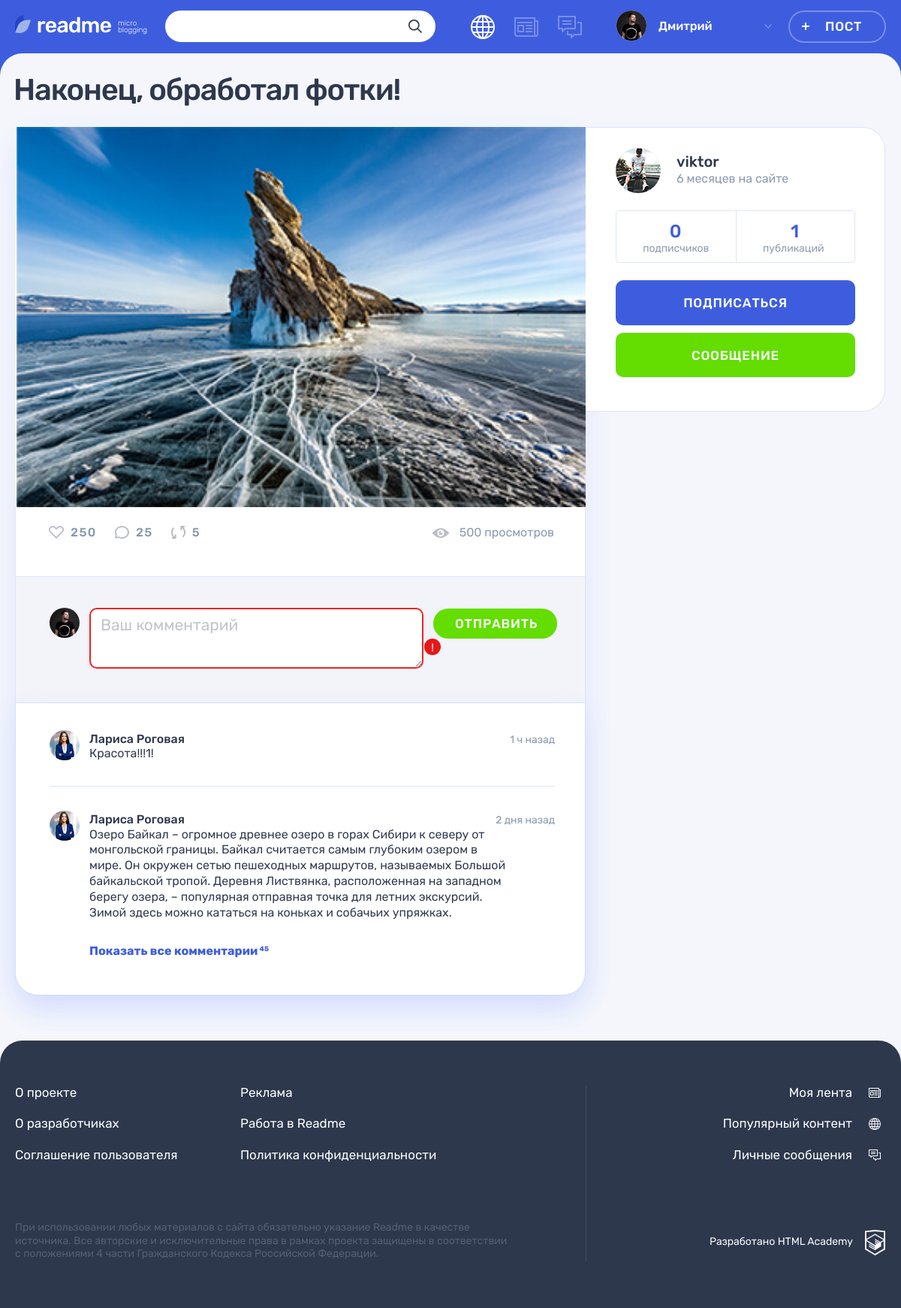
Screenshot of /post.php?id=3 with the database file from the repository.
### tables this page shows
CREATE TABLE posts (
  id  INT UNSIGNED AUTO_INCREMENT PRIMARY KEY NOT NULL,
  date_add  DATETIME NOT NULL,
  title VARCHAR(128) NOT NULL,
  content TEXT NOT NULL,
  quote_author  VARCHAR(128),
  image VARCHAR(128),
  video VARCHAR(128),
  link  VARCHAR(128),
  views INT UNSIGNED NOT NULL DEFAULT 0,
  post_author_id INT UNSIGNED NOT NULL,
  content_type_id INT UNSIGNED NOT NULL,
  likes_count INT UNSIGNED NOT NULL DEFAULT 0,
  FOREIGN KEY (post_author_id) REFERENCES users(id),
  FOREIGN KEY (content_type_id) REFERENCES content_types(id)
);

CREATE TABLE users (
  id  INT UNSIGNED AUTO_INCREMENT PRIMARY KEY NOT NULL,
  date_add  DATETIME NOT NULL,
  email VARCHAR(128) NOT NULL,
  login VARCHAR(128) NOT NULL,
  password  CHAR(64) NOT NULL,
  avatar  VARCHAR(128),
  UNIQUE INDEX email(email),
  UNIQUE INDEX login(login)
);

### helpers.php (called while the page is built, shortened)
<?php
function get_noun_plural_form(int $number, string $one, string $two, string $many): string
{
    $number = (int)$number;
    $mod10 = $number % 10;
    $mod100 = $number % 100;
    switch (true) {
        case ($mod10 > 5):
            return $many;
    }
}
function include_template($name, array $data = [])
{
    $name = 'templates/' . $name;
    extract($data);
    require $name;
    $result = ob_get_clean();
    return $result;
}

### includes/functions.inc.php (called while the page is built, shortened)
<?php
function select_query($con, $sql, $type = 'all') {
  mysqli_set_charset($con, "utf8");
  $result = mysqli_query($con, $sql) or trigger_error("Ошибка в запросе к базе данных: ".mysqli_error($con), E_USER_ERROR);
  if ($type == 'assoc') {
    return mysqli_fetch_assoc($result);
  }
  if ($type == 'row') {
    return mysqli_fetch_row($result)[0];
  }
  return mysqli_fetch_all($result, MYSQLI_ASSOC);
}
function get_post_interval($post_time, $caption) {
  $current_time = date_create();
  $interval = date_diff(date_create($post_time), $current_time);
  $years = floor($interval->y);
  $months = floor($interval->m);
  $days = floor($interval->d);
  $weeks = floor($days / 7);
  $hours = floor($interval->h);
  $minutes = floor($interval->i);
  if ($years) {
    $time = $years . ' ' . get_noun_plural_form($years, 'год', 'года', 'лет') . ' ' . $caption;
  } else if ($months) {
    $time = $months . ' ' . get_noun_plural_form($months, 'месяц', 'месяца', 'месяцев') . ' ' . $caption;
  } else if ($days > 7) {
    $time = $weeks . ' ' . get_noun_plural_form($weeks, 'неделя', 'недели', 'недель') . ' ' . $caption;
  } else if ($days) {
    $time = $days . ' ' . get_noun_plural_form($days, 'день', 'дня', 'дней') . ' ' . $caption;
  } else if ($hours) {
    $time = $hours . ' ' . get_noun_plural_form($hours, 'час', 'часа', 'часов') . ' ' . $caption;
  } else if ($minutes) {
    $time = $minutes . ' ' . get_noun_plural_form($minutes, 'минута', 'минуты', 'минут') . ' ' . $caption;
  } else {
    $time = 'Только что';
  }
  return $time;
}

### templates/post.php (the view, shortened to what this page needs)
<div class="container">
  <h1 class="page__title page__title--publication"><?= $post['title'] ?></h1>
  <section class="post-details">
    <div class="post-details__wrapper post-photo">
      <div class="post-details__main-block post post--details">
        <?= $post_content ?>
        <div class="post__indicators">
          <div class="post__buttons">
            <a class="post__indicator post__indicator--likes button" href="#" title="Лайк">
              <svg class="post__indicator-icon" width="20" height="17">
                <use xlink:href="#icon-heart"></use>
              </svg>
              <span>250</span>
            </a>
            <a class="post__indicator post__indicator--comments button" href="#" title="Комментарии">
              <svg class="post__indicator-icon" width="19" height="17">
                <use xlink:href="#icon-comment"></use>
              </svg>
              <span>25</span>
            </a>
            <a class="post__indicator post__indicator--repost button" href="#" title="Репост">
              <svg class="post__indicator-icon" width="19" height="17">
                <use xlink:href="#icon-repost"></use>
              </svg>
              <span>5</span>
            </a>
          </div>
          <span class="post__view">500 просмотров</span>
        </div>
        <div class="comments">
          <form class="comments__form form" action="#" method="post">
            <div class="comments__my-avatar">
              <img class="comments__picture" src="img/userpic-medium.jpg" alt="Аватар пользователя">
            </div>
            <div class="form__input-section form__input-section--error">
              <textarea class="comments__textarea form__textarea form__input" placeholder="Ваш комментарий"></textarea>
              <button class="form__error-button button" type="button">!</button>
            </div>
            <button class="comments__submit button button--green" type="submit">Отправить</button>
          </form>
          <div class="comments__list-wrapper">
            <ul class="comments__list">
              <li class="comments__item user">
                <div class="comments__avatar">
                  <a class="user__avatar-link" href="#">
                    <img class="comments__picture" src="img/userpic-larisa.jpg" alt="Аватар пользователя">
                  </a>
                </div>
                <div class="comments__info">
                  <div class="comments__name-wrapper">
                    <a class="comments__user-name" href="#">
                      <span>Лариса Роговая</span>
                    </a>
                    <time class="comments__time" datetime="2019-03-20">1 ч назад</time>
                  </div>
                  <p class="comments__text">
                    Красота!!!1!
                  </p>
                </div>
              </li>
              <li class="comments__item user">
                <div class="comments__avatar">
                  <a class="user__avatar-link" href="#">
                    <img class="comments__picture" src="img/userpic-larisa.jpg" alt="Аватар пользователя">
                  </a>
                </div>
                <div class="comments__info">
                  <div class="comments__name-wrapper">
                    <a class="comments__user-name" href="#">
                      <span>Лариса Роговая</span>
                    </a>
                    <time class="comments__time" datetime="2019-03-18">2 дня назад</time>
                  </div>
                  <p class="comments__text">
                    Озеро Байкал – огромное древнее озеро в горах Сибири к северу от монгольской границы. Байкал считается самым глубоким озером в мире. Он окружен сетью пешеходных маршрутов, называемых Большой байкальской тропой. Деревня Листвянка, расположенная на западном берегу озера, – популярная отправная точка для летних экскурсий. Зимой здесь можно кататься на коньках и собачьих упряжках.
                  </p>
                </div>
              </li>
            </ul>
            <a class="comments__more-link" href="#">
              <span>Показать все комментарии</span>
              <sup class="comments__amount">45</sup>
            </a>
          </div>
        </div>
      </div>
      <div class="post-details__user user">
        <div class="post-details__user-info user__info">
          <div class="post-details__avatar user__avatar">
            <a class="post-details__avatar-link user__avatar-link" href="#">
              <img class="post-details__picture user__picture" src="<?= $post['avatar'] ?>" alt="Аватар пользователя">
            </a>
          </div>
          <div class="post-details__name-wrapper user__name-wrapper">
            <a class="post-details__name user__name" href="#">
              <span><?= $post['login'] ?></span>
            </a>
            <time class="post-details__time user__time" datetime="<?= $post['date_add'] ?>"><?= $registration_time ?></time>
          </div>
        </div>
        <div class="post-details__rating user__rating">
          <p class="post-details__rating-item user__rating-item user__rating-item--subscribers">
            <span class="post-details__rating-amount user__rating-amount"><?= $subscribers_count ?></span>
            <span class="post-details__rating-text user__rating-text">подписчиков</span>
          </p>
          <p class="post-details__rating-item user__rating-item user__rating-item--publications">
            <span class="post-details__rating-amount user__rating-amount"><?= $author_posts_count ?></span>
            <span class="post-details__rating-text user__rating-text">публикаций</span>
          </p>
        </div>
        <div class="post-details__user-buttons user__buttons">
          <button class="user__button user__button--subscription button button--main" type="button">Подписаться</button>
          <a class="user__button user__button--writing button button--green" href="#">Сообщение</a>
        </div>
      </div>
    </div>
  </section>
</div>

### templates/post-photo.php
<div class="post-details__image-wrapper post-photo__image-wrapper">
  <img src="<?= $post['image'] ?>" alt="Фото от пользователя" width="760" height="507">
</div>

### rows the page displays
posts: title "Наконец, обработал фотки!", image (picture), post_author.avatar (picture), post_author.login "viktor"

### other values shown
$user_name "Дмитрий"
$registration_time "6 месяцев на сайте"
$subscribers_count "0"
$author_posts_count "1"
